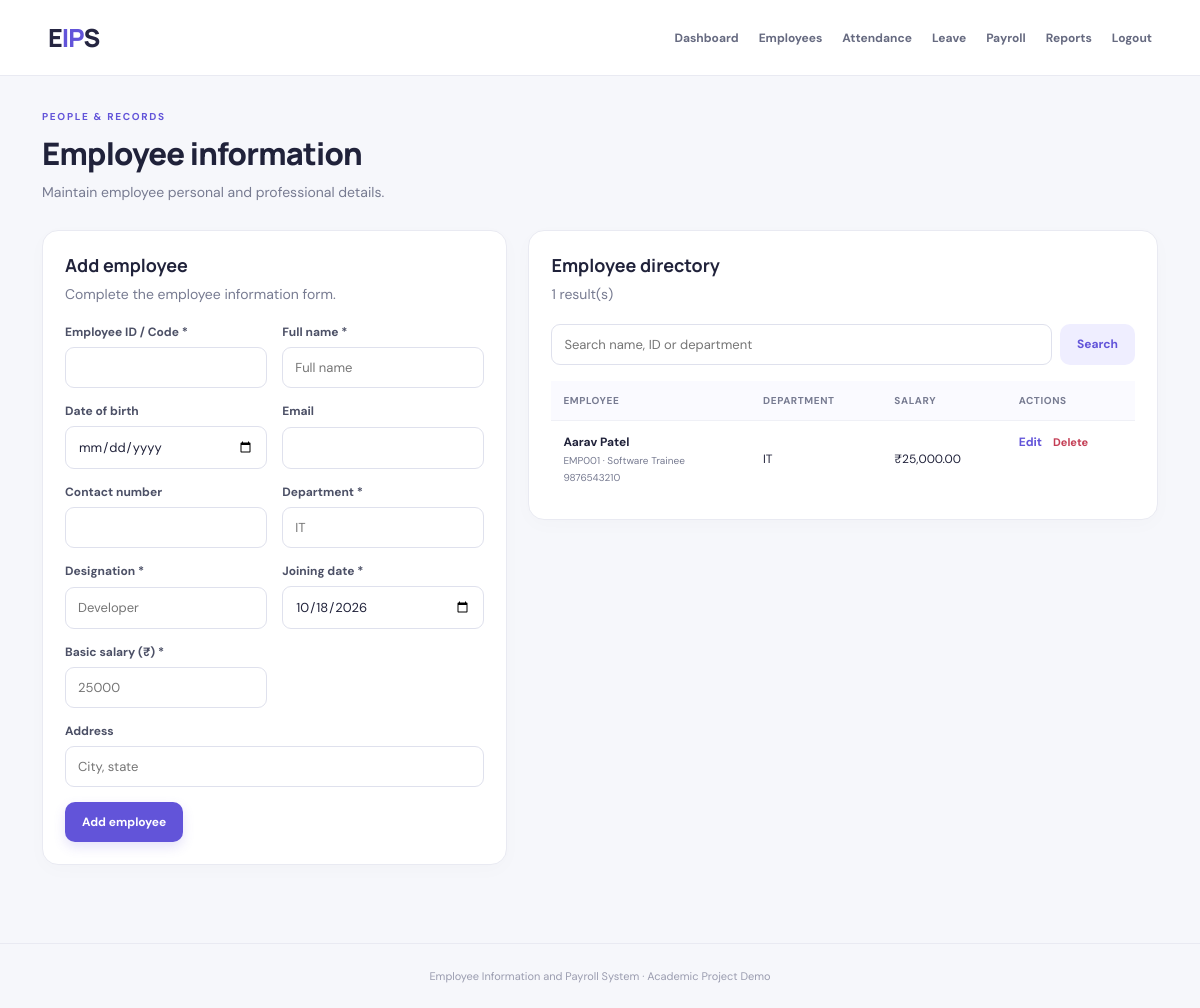
The page /employees.php (signed in) on the database its author committed.
### tables this page shows
CREATE TABLE IF NOT EXISTS employees (
  id INT AUTO_INCREMENT PRIMARY KEY,
  employee_code VARCHAR(30) NOT NULL UNIQUE,
  full_name VARCHAR(120) NOT NULL,
  dob DATE DEFAULT NULL,
  email VARCHAR(120) DEFAULT NULL,
  phone VARCHAR(30) DEFAULT NULL,
  address VARCHAR(255) DEFAULT NULL,
  department VARCHAR(80) NOT NULL,
  designation VARCHAR(80) NOT NULL,
  joining_date DATE NOT NULL,
  basic_salary DECIMAL(10,2) NOT NULL DEFAULT 0,
  created_at TIMESTAMP DEFAULT CURRENT_TIMESTAMP
);

### includes/auth.php (called while the page is built, shortened)
<?php
function e($v): string { return htmlspecialchars((string)$v, ENT_QUOTES, 'UTF-8'); }
function money($v): string { return '₹' . number_format((float)$v, 2); }

### employees.php (the view, shortened to what this page needs)
<?php
require_once __DIR__.'/includes/db.php'; require_once __DIR__.'/includes/auth.php'; require_login();
$error='';$success='';$edit=null;
$search=trim($_GET['q']??'');$q=$pdo->prepare('SELECT * FROM employees WHERE full_name LIKE ? OR employee_code LIKE ? OR department LIKE ? ORDER BY id DESC');$like="%$search%";$q->execute([$like,$like,$like]);$rows=$q->fetchAll();
$page_title='Employees | EIPS';require __DIR__.'/includes/header.php';?>
<div class="page-heading"><div><div class="eyebrow">PEOPLE & RECORDS</div><h1>Employee information</h1><p class="muted">Maintain employee personal and professional details.</p></div></div>
<div class="two-col"><section class="panel"><div class="panel-heading"><div><h2><?=$edit?'Edit employee':'Add employee'?></h2><p class="muted">Complete the employee information form.</p></div></div>
<form method="post" class="form-grid"><input type="hidden" name="action" value="save"><input type="hidden" name="id" value="<?=(int)($edit['id']??0)?>">
<label>Employee ID / Code *<input name="employee_code" required value="<?=e($edit['employee_code']??'')?> " placeholder="EMP002"></label>
<label>Full name *<input name="full_name" required value="<?=e($edit['full_name']??'')?>" placeholder="Full name"></label>
<label>Date of birth<input type="date" name="dob" value="<?=e($edit['dob']??'')?>"></label><label>Email<input type="email" name="email" value="<?=e($edit['email']??'')?>"></label>
<label>Contact number<input name="phone" value="<?=e($edit['phone']??'')?>"></label><label>Department *<input name="department" required value="<?=e($edit['department']??'')?>" placeholder="IT"></label>
<label>Designation *<input name="designation" required value="<?=e($edit['designation']??'')?>" placeholder="Developer"></label><label>Joining date *<input type="date" name="joining_date" required value="<?=e($edit['joining_date']??date('Y-m-d'))?>"></label>
<label>Basic salary (₹) *<input type="number" min="0" step=".01" name="basic_salary" required value="<?=e($edit['basic_salary']??'')?>" placeholder="25000"></label>
<label class="span-2">Address<input name="address" value="<?=e($edit['address']??'')?>" placeholder="City, state"></label>
<div class="form-actions"><button class="btn primary"><?= $edit?'Save changes':'Add employee'?></button><?php if($edit):?><a class="btn secondary" href="employees.php">Cancel</a><?php endif;?></div></form></section>
<section class="panel"><div class="panel-heading"><div><h2>Employee directory</h2><p class="muted"><?=count($rows)?> result(s)</p></div></div><form method="get" class="searchbar"><input name="q" value="<?=e($search)?>" placeholder="Search name, ID or department"><button class="btn secondary">Search</button></form>
<?php if(!$rows):?><div class="empty-state"><p>No matching employees.</p></div><?php else:?><div class="table-wrap"><table><thead><tr><th>Employee</th><th>Department</th><th>Salary</th><th>Actions</th></tr></thead><tbody><?php foreach($rows as $r):?><tr><td><strong><?=e($r['full_name'])?></strong><small class="table-sub"><?=e($r['employee_code'])?> · <?=e($r['designation'])?></small><small class="table-sub"><?=e($r['phone'])?></small></td><td><?=e($r['department'])?></td><td><?=money($r['basic_salary'])?></td><td class="actions"><a class="text-link" href="employees.php?edit=<?=(int)$r['id']?>">Edit</a><form method="post" class="inline-form" onsubmit="return confirm('Delete employee and related records?')"><input type="hidden" name="action" value="delete"><input type="hidden" name="id" value="<?=(int)$r['id']?>"><button class="link-danger">Delete</button></form></td></tr><?php endforeach;?></tbody></table></div><?php endif;?></section></div>
<?php require __DIR__.'/includes/footer.php';?>

### includes/header.php
<?php if (session_status() !== PHP_SESSION_ACTIVE) session_start(); $page_title=$page_title??'Employee Information and Payroll System'; ?>
<!doctype html><html lang="en"><head><meta charset="utf-8"><meta name="viewport" content="width=device-width, initial-scale=1">
<title><?= htmlspecialchars($page_title, ENT_QUOTES, 'UTF-8') ?></title><link rel="stylesheet" href="assets/style.css"></head><body>
<header class="topbar"><a class="brand" href="dashboard.php">E<span>IP</span>S</a>
<?php if (!empty($_SESSION['user_id'])): ?><nav><a href="dashboard.php">Dashboard</a><a href="employees.php">Employees</a><a href="attendance.php">Attendance</a><a href="leave.php">Leave</a><a href="payroll.php">Payroll</a><a href="reports.php">Reports</a><a href="logout.php">Logout</a></nav><?php endif; ?>
</header><main class="container">

### includes/footer.php
</main><footer class="footer">Employee Information and Payroll System · Academic Project Demo</footer></body></html>

### assets/style.css (style rules this page uses)
:root { --ink:#20223a;--muted:#777b91;--purple:#6254d9;--purple-dark:#4c3ec1;--line:#e9eaf2;--bg:#f6f7fb;--green:#16855b;--red:#c43e55 }
* { box-sizing:border-box }
body { margin:0;background:var(--bg);color:var(--ink);font:14px 'DM Sans',Arial,sans-serif }
a { color:inherit;text-decoration:none }
.topbar { min-height:76px;background:#fff;border-bottom:1px solid var(--line);display:flex;align-items:center;justify-content:space-between;padding:14px max(4vw,22px);gap:20px }
.brand { font:800 25px 'Manrope',sans-serif;letter-spacing:-1px;color:#252541 }
.brand span { color:var(--purple) }
nav { display:flex;gap:20px;align-items:center;flex-wrap:wrap }
nav a { font-size:12px;font-weight:700;color:#666a80 }
.container { max-width:1500px;width:93%;margin:34px auto 55px;min-height:calc(100vh - 190px) }
h1,h2,h3,p { margin-top:0 }
h1 { font:800 31px 'Manrope',sans-serif;letter-spacing:-.8px;margin-bottom:7px }
h2 { font:700 18px 'Manrope',sans-serif;margin-bottom:6px }
.muted { color:var(--muted);margin-bottom:0;line-height:1.6 }
.eyebrow { font-size:10px;letter-spacing:1.7px;font-weight:700;color:var(--purple);margin-bottom:9px }
.page-heading { display:flex;align-items:center;justify-content:space-between;gap:20px;margin-bottom:27px }
.btn { display:inline-flex;align-items:center;justify-content:center;border:0;border-radius:10px;padding:12px 17px;font:700 12px 'DM Sans',sans-serif;cursor:pointer;white-space:nowrap }
.primary { background:var(--purple);color:#fff;box-shadow:0 5px 12px #6254d92b }
.secondary { background:#efeeff;color:var(--purple) }
.stat-card,.panel { background:#fff;border:1px solid var(--line);border-radius:16px;box-shadow:0 5px 20px #25254105 }
.panel { padding:22px;margin-bottom:23px;min-width:0 }
.panel-heading { display:flex;justify-content:space-between;align-items:center;gap:12px;margin-bottom:18px }
.text-link { color:var(--purple);font-weight:700;font-size:12px }
.table-wrap { overflow-x:auto }
table { width:100%;border-collapse:collapse;text-align:left;white-space:nowrap }
th { background:#fafaff;color:#777b91;text-transform:uppercase;letter-spacing:.6px;font-size:10px;font-weight:700 }
th,td { padding:13px 12px;border-bottom:1px solid #eff0f6 }
td { font-size:12px }
tbody tr:last-child td { border-bottom:0 }
td strong { font-size:12px }
.table-sub { display:block;color:var(--muted);font-size:10px;margin-top:4px }
.two-col { display:grid;grid-template-columns:minmax(300px,.85fr) minmax(0,1.15fr);gap:21px;align-items:start }
.form-stack,.form-grid { display:grid;gap:15px }
.form-grid { grid-template-columns:repeat(2,minmax(0,1fr)) }
label { display:grid;gap:7px;font-size:12px;font-weight:700;color:#4c5066 }
input,select { font:400 13px 'DM Sans',sans-serif;color:var(--ink);background:#fff;border:1px solid #dfe1ed;border-radius:9px;padding:11px 12px;width:100%;min-width:0;outline:none }
.form-actions { grid-column:1/-1;display:flex;gap:10px }
.span-2 { grid-column:1/-1 }
.actions { display:flex;align-items:center;gap:11px }
.inline-form { display:inline }
.link-danger { border:0;background:none;padding:0;color:var(--red);font:700 11px 'DM Sans',sans-serif;cursor:pointer }
.searchbar { display:flex;gap:8px;margin-bottom:16px }
.searchbar input { flex:1 }
.footer { text-align:center;color:#9a9caf;font-size:11px;padding:25px;border-top:1px solid var(--line) }

### rows shown on the page
employees: full_name "Aarav Patel", employee_code "EMP001", designation "Software Trainee", phone "9876543210", department "IT", basic_salary "₹25,000.00"

### other values the page prints
count($rows) "1"
